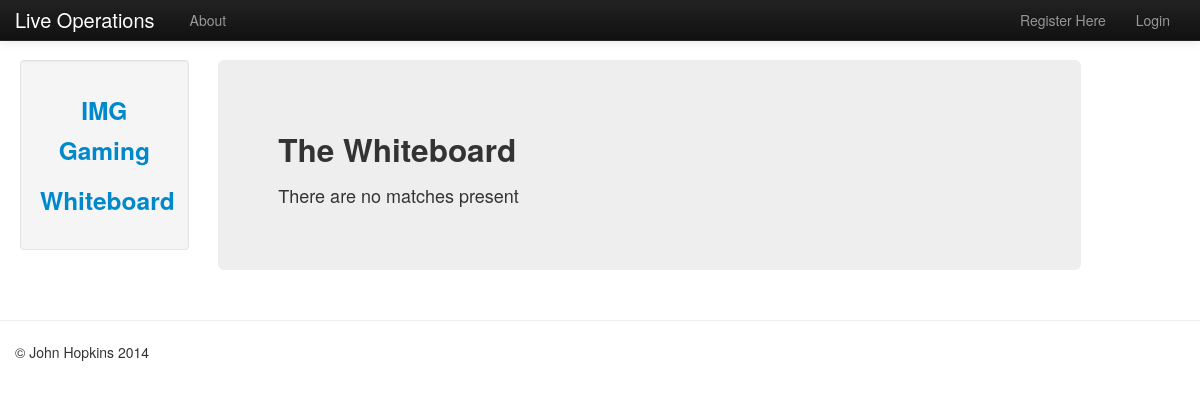
/whiteboard/, run on an earlier commit of the app's database.
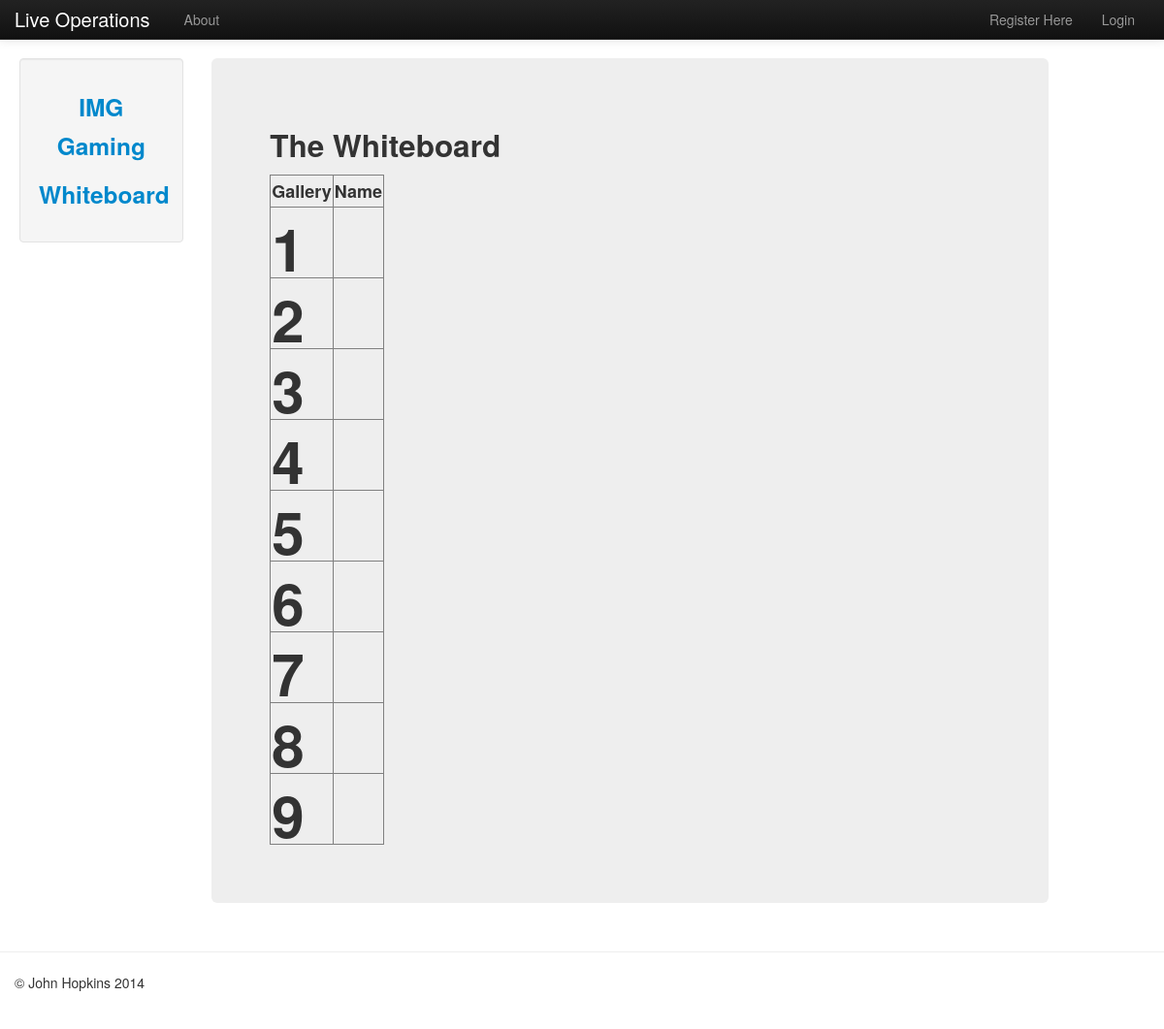
And on a later commit of the database.
### whiteboard/models.py (models this page shows, shortened)
class Match(models.Model):
    name = models.CharField(max_length=50, null=True,blank=True)
    bt = models.BooleanField(blank=True)
    adi = models.BooleanField(blank=True)
    isdn = models.CharField(max_length=12, null=True,blank=True)
    sound_eng = models.CharField(max_length=12,null=True,blank=True)
    gallery = models.IntegerField(null=True,blank=True)

### whiteboard/views.py (the view)
def index(request):
    context = RequestContext(request)
    match_list = Match.objects.all()
    context_dict = {'matches': match_list}
    return render_to_response('whiteboard/index.html', context_dict, context)

### templates/whiteboard/index.html (shortened to what this page needs)
{% extends 'base.html' %}
{% load static %}
{% block body_block %}
<div class="hero-unit">
	<h2>The Whiteboard</h2>
    {% if matches %}
    <table border=1>
        <th>Gallery</th><th>Name</th>
        {% for match in matches %}
	    <tr><td><h1>{{match.gallery}}</td><td><h2>{{match.name}}</td></tr>
        {% endfor %}
    </table>
    {% else %}
        There are no matches present
    {% endif %}
</div>
{% endblock %}

### templates/base.html (shortened to what this page needs)
<!DOCTYPE html>
{% load static %}
<html>
    <head>
    	<link href="{% static 'css/bootstrap-fluid-adj.css' %}" rel="stylesheet">
    	<link href="{% static 'css/bootstrap.min.css' %}" rel="stylesheet" media="screen">
    	<link href="{% static 'css/bootstrap-responsive.css' %}" rel="stylesheet">
    </head>
    <body>
	<div class="navbar navbar-inverse navbar-fixed-top">
   <div class="navbar-inner">
       <div class="container">
           <a class="brand" href="/">Live Operations</a>
           <div class="nav-collapse collapse">
               <ul class="nav pull-right">
                   {% if user.is_authenticated %}
                    <li class="navbar-text">Welcome, {{ user.username }}!</li>
                    <li><a href="/IMGGaming/logout/">Logout</a></li>
                   {% else %}
                    <li><a href="/IMGGaming/register/">Register Here</a></li>
                    <li><a href="/IMGGaming/login/">Login</a></li>
                   {% endif %}
               </ul>
               <ul class="nav">
                   <li><a href="/IMGGaming/about/">About</a></li>
               </ul>
           </div>
       </div>
   </div>
</div>
<div class="container-fluid">
    <div class="row-fluid">
        <div class="span2">
            <div class="well sidebar-nav">
		<a href="/IMGGaming/"><h3 align='center'>IMG Gaming</h3></a>
                <a href="/whiteboard/"><h3 align='center'>Whiteboard</h3></a>
	    </div>
        </div>
        <div class="span9">
		{% block body_block %}
		{% endblock %}
	</div>
    </div>
</div>
<hr>
<footer>
    <div class="container">
        <p>&copy; John Hopkins 2014</p>
    </div>
</footer>
    </body>
</html>

What changed in the data, as far as the page shows it:
added Match: gallery "1"
added Match: gallery "2"
added Match: gallery "3"
added Match: gallery "4"
added Match: gallery "5"
added Match: gallery "6"
added Match: gallery "7"
added Match: gallery "8"
added Match: gallery "9"
Also different on the page:
text no longer shown: "There are no matches present"
text now shown: "Gallery Name"
